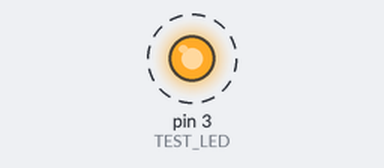
Bench run of a sketch on a simulated Arduino Nano, built with avr-gcc and run on an emulated ATmega328P. On the bench: output pins drawn as LEDs (lit = HIGH). Dashed ring = blinking. What the sketch prints to the serial monitor is not drawn.

Above: at 0.2 s.
Timing chart, 0 to 3.0 s (numbered marks = the images above):
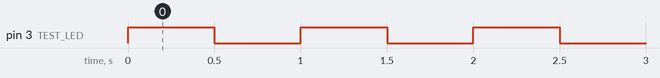

The sketch:

selftest_blink.ino
```cpp
// ATmega USB-C Programmer - self test
//
// Blinks the on-board "TestLED" (D4 on the PCB, connected to Arduino pin D3)
// and prints a counter over the serial port.
//
// Use this after burning the bootloader onto the programmer's own ATmega328P
// to check that USB upload and the serial connection work.
//
// Arduino IDE settings:
//   Board:      Arduino Nano
//   Processor:  ATmega328P (Old Bootloader)
//   Jumpers:    all four on "Bootloader"

const uint8_t TEST_LED = 3;

void setup()
{
    pinMode(TEST_LED, OUTPUT);
    Serial.begin(9600);
    Serial.println("ATmega USB-C Programmer self test");
}

void loop()
{
    static unsigned long counter = 0;

    digitalWrite(TEST_LED, HIGH);
    delay(500);
    digitalWrite(TEST_LED, LOW);
    delay(500);

    Serial.println(counter++);
}
```

Measured:
- by itself, pin 3 (TEST_LED): alternates HIGH for 0.50 s and LOW for 0.50 s
